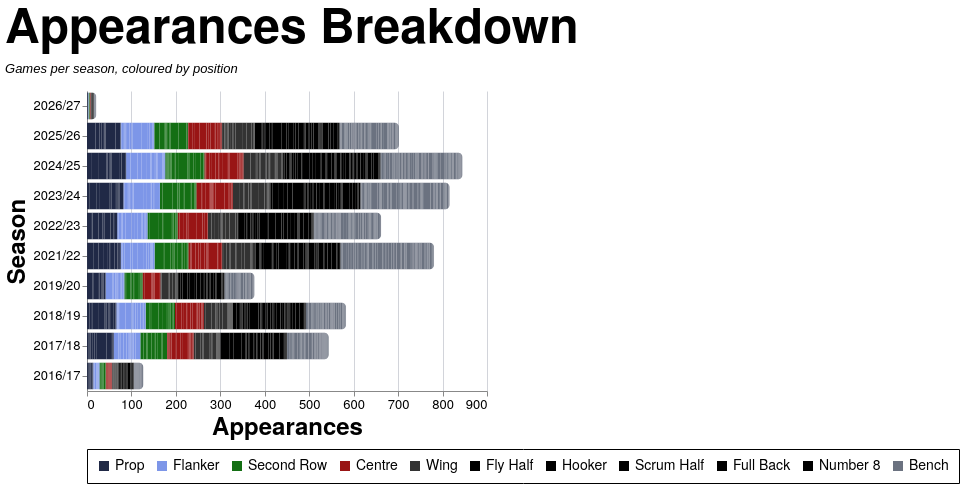

This figure's Vega-Lite source:
### Vega-Lite specification from a JSON file in a GitHub repository (floating-point values rounded to 4 significant figures; data arrays with more than 128 entries replaced by an {"elided": "..."} marker saying what was removed)
{"config": {"axis": {"labelFont": "PT Sans Narrow, Helvetica Neue, Helvetica, Arial, sans-serif", "titleFont": "PT Sans Narrow, Helvetica Neue, Helvetica, Arial, sans-serif", "labelFontSize": 13, "titleFontSize": 24, "gridColor": "#202947", "gridOpacity": 0.2, "zindex": 1}, "text": {"font": "Lato, sans-serif"}, "bar": {"cornerRadiusEnd": 5}, "header": {"labelFont": "PT Sans Narrow, Helvetica Neue, Helvetica, Arial, sans-serif", "titleFont": "PT Sans Narrow, Helvetica Neue, Helvetica, Arial, sans-serif", "labelFontSize": 24, "titleFontSize": 28, "labelFontWeight": "bold", "orient": "left"}, "legend": {"labelFont": "PT Sans Narrow, Helvetica Neue, Helvetica, Arial, sans-serif", "titleFont": "PT Sans Narrow, Helvetica Neue, Helvetica, Arial, sans-serif", "labelFontSize": 14, "titleFontSize": 16, "titlePadding": 5, "fillColor": "white", "strokeColor": "black", "padding": 10, "titleFontWeight": "lighter", "titleFontStyle": "italic", "titleColor": "gray", "offset": 10}, "title": {"font": "PT Sans Narrow, Helvetica Neue, Helvetica, Arial, sans-serif", "fontSize": 48, "fontWeight": "bold", "anchor": "start", "align": "center", "titlePadding": 20, "subtitlePadding": 10, "subtitleFontSize": 13, "subtitleColor": "", "subtitleFontStyle": "italic", "offset": 15, "color": "black"}, "axisX": {"labelAngle": 0}, "facet": {"title": null, "header": null, "align": {"row": "each", "column": "each"}, "spacing": 10}, "resolve": {"scale": {"y": "independent", "facet": "independent"}}, "background": "transparent", "scale": {"offsetBandPaddingOuter": 0.2, "offsetBandPaddingInner": 0.1}, "view": {"stroke": null, "background": "transparent"}}, "data": {"name": "data-a5bc3838e13f194e503b7d2c8b1c36c2"}, "mark": {"type": "bar"}, "encoding": {"color": {"field": "color_value", "legend": {"orient": "bottom", "title": null}, "scale": {"domain": ["Prop", "Flanker", "Second Row", "Centre", "Wing", "Fly Half", "Hooker", "Scrum Half", "Full Back", "Number 8", "Bench"], "range": ["#202946", "#7d96e8", "#146f14", "#991515", "#333333", "#000000", "#000000", "#000000", "#000000", "#000000", "#6b7280"]}, "type": "nominal"}, "order": {"field": "stack_order", "type": "quantitative"}, "tooltip": [{"field": "player", "title": "Player", "type": "nominal"}, {"field": "season", "title": "Season", "type": "nominal"}, {"field": "color_value", "title": "Position", "type": "nominal"}, {"aggregate": "sum", "field": "apps", "title": "Appearances", "type": "quantitative"}], "x": {"aggregate": "sum", "field": "apps", "title": "Appearances", "type": "quantitative"}, "y": {"field": "season", "sort": {"field": "season_sort", "op": "max", "order": "descending"}, "title": "Season", "type": "nominal"}}, "height": {"step": 30}, "title": {"text": "Appearances Breakdown", "subtitle": "Games per season, coloured by position"}, "width": 400, "$schema": "https://vega.github.io/schema/vega-lite/v5.20.1.json", "datasets": {"data-a5bc3838e13f194e503b7d2c8b1c36c2": {"elided": "2530 records"}}}
